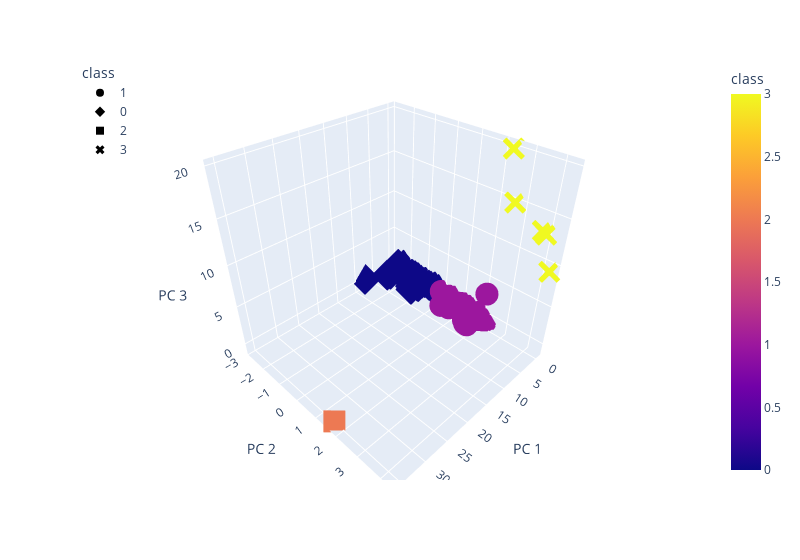

Notebook code cell kept with this figure:
### Markdown cell above
### Visualizing Results

#### 3D-Scatter with Clusters

### Code cell
# Create a 3D-Scatter with the PCA data and the clusters
fig = px.scatter_3d(
    clustered_df_complete, 
    x="PC 1", 
    y="PC 2", 
    z="PC 3", 
    color="class", 
    symbol="class",
    width=800,
    hover_name="CoinName", 
    hover_data=["Algorithm", "TotalCoinsMined", "TotalCoinSupply"]
)
fig.update_layout(legend=dict(x=0, y=1))
fig.show()

### Figure 1 — Plotly figure (JSON) as saved in the notebook; plotly's stock layout.template omitted (floating-point values rounded to 4 significant figures; data arrays with more than 128 entries replaced by an {"elided": "..."} marker saying what was removed)
{"data": [{"customdata": {"elided": "312x3 mixed values"}, "hovertemplate": "<b>%{hovertext}</b><br><br>class=%{marker.color}<br>PC 1=%{x}<br>PC 2=%{y}<br>PC 3=%{z}<br>Algorithm=%{customdata[0]}<br>TotalCoinsMined=%{customdata[1]}<br>TotalCoinSupply=%{customdata[2]}<extra></extra>", "hovertext": {"elided": "312 str values"}, "legendgroup": "1", "marker": {"color": {"elided": "312 int values"}, "coloraxis": "coloraxis", "symbol": "circle"}, "mode": "markers", "name": "1", "scene": "scene", "showlegend": true, "type": "scatter3d", "x": {"elided": "312 float values"}, "y": {"elided": "312 float values"}, "z": {"elided": "312 float values"}}, {"customdata": {"elided": "259x3 mixed values"}, "hovertemplate": "<b>%{hovertext}</b><br><br>class=%{marker.color}<br>PC 1=%{x}<br>PC 2=%{y}<br>PC 3=%{z}<br>Algorithm=%{customdata[0]}<br>TotalCoinsMined=%{customdata[1]}<br>TotalCoinSupply=%{customdata[2]}<extra></extra>", "hovertext": {"elided": "259 str values"}, "legendgroup": "0", "marker": {"color": {"elided": "259 int values"}, "coloraxis": "coloraxis", "symbol": "diamond"}, "mode": "markers", "name": "0", "scene": "scene", "showlegend": true, "type": "scatter3d", "x": {"elided": "259 float values"}, "y": {"elided": "259 float values"}, "z": {"elided": "259 float values"}}, {"customdata": [["TRC10", 990000000000.0, "990000000000"]], "hovertemplate": "<b>%{hovertext}</b><br><br>class=%{marker.color}<br>PC 1=%{x}<br>PC 2=%{y}<br>PC 3=%{z}<br>Algorithm=%{customdata[0]}<br>TotalCoinsMined=%{customdata[1]}<br>TotalCoinSupply=%{customdata[2]}<extra></extra>", "hovertext": ["BitTorrent"], "legendgroup": "2", "marker": {"color": [2], "coloraxis": "coloraxis", "symbol": "square"}, "mode": "markers", "name": "2", "scene": "scene", "showlegend": true, "type": "scatter3d", "x": [35.42], "y": [1.657], "z": [-0.8964]}, {"customdata": [["SHA-256 + Hive", 638400000.0, "840000000"], ["Proof-of-BibleHash", 1772000000.0, "5200000000"], ["Proof-of-Authority", 204479039, "252460800"], ["Leased POS", 100000000, "100000000"], ["ECC 256K1", 1000000000, "1000000000"]], "hovertemplate": "<b>%{hovertext}</b><br><br>class=%{marker.color}<br>PC 1=%{x}<br>PC 2=%{y}<br>PC 3=%{z}<br>Algorithm=%{customdata[0]}<br>TotalCoinsMined=%{customdata[1]}<br>TotalCoinSupply=%{customdata[2]}<extra></extra>", "hovertext": ["LitecoinCash", "BiblePay", "Poa Network", "Waves", "Acute Angle Cloud"], "legendgroup": "3", "marker": {"color": [3, 3, 3, 3, 3], "coloraxis": "coloraxis", "symbol": "x"}, "mode": "markers", "name": "3", "scene": "scene", "showlegend": true, "type": "scatter3d", "x": [-0.3268, -0.207, -0.4268, -0.4537, -0.2735], "y": [2.69, 3.955, 2.349, 3.796, 4.306], "z": [14.91, 13.02, 19.9, 13.16, 9.35]}], "layout": {"coloraxis": {"colorbar": {"title": {"text": "class"}}, "colorscale": [[0, "#0d0887"], [0.1111, "#46039f"], [0.2222, "#7201a8"], [0.3333, "#9c179e"], [0.4444, "#bd3786"], [0.5556, "#d8576b"], [0.6667, "#ed7953"], [0.7778, "#fb9f3a"], [0.8889, "#fdca26"], [1, "#f0f921"]]}, "legend": {"title": {"text": "class"}, "tracegroupgap": 0, "x": 0, "y": 1}, "margin": {"t": 60}, "scene": {"domain": {"x": [0, 1], "y": [0, 1]}, "xaxis": {"title": {"text": "PC 1"}}, "yaxis": {"title": {"text": "PC 2"}}, "zaxis": {"title": {"text": "PC 3"}}}, "width": 800}}
